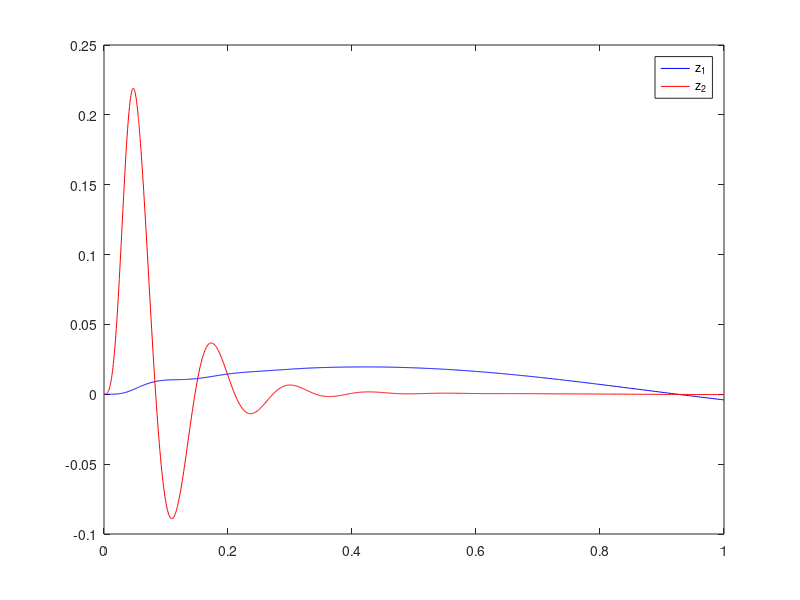

MATLAB code to generate this figure:
m1=475;
m2=53;
k1 = 5400;
k2 = 135000;

c1=310;
c2=1200;
v=65/3.6;
H=0.24;
L=1;

% Start och sluttid
t_0 = 0;
T = 1;

% Skapa funktionen h(t) och dess derivata
h = @(t) (t > L/v) .* 0 + (t <= L/v) .* ((H / 2) * (1 - cos((2 * pi * v * t) / L)));
dh_dt = @(t) (t > L/v) .* 0 + (t <= L/v) .* (H * pi * v / L) * sin((2 * pi * v * t) / L);

% Definiera ODE-systemet
% y(1) = z_1
% y(2) = z_2
% y(3) = dotderiv z_1
% y(4) = dotderiv z_2

A = [0, 0, 1, 0;
  0, 0, 0, 1;
  -k1/m1, k1/m1, -c1/m1, c1/m1;
   k1/m2, -(k1 + k2)/m2, c1/m2, -(c1 + c2)/m2
];

g = @(t) [0; 0; 0; (c2 * dh_dt(t) + k2 * h(t)) / m2];


ode_system = @(t,y) A * y + g(t);


% Initialvärden
y0 = [0; 0; 0; 0]; % [y1_dot, y2_dot, y_1, y_2] NOTERA årdningen av variabeln ode_system.

t_span = [t_0, T];    % tidsintervall

% RelTol sätter det maximala tolererade relativa felet i varje steg. 
% Det finns ingen garanti att det relativa globala felet i en viss tidpunkt ligger under detta värde.
% AbsTol talar om det värde på storleken på lösningen under vilket det
% relativa felet inte ska kontrolleras.

options = odeset('RelTol', 1e-6, 'AbsTol', 1e-9);

% Lös ODE-systemet MED implementation av "options".
[t, y] = ode45(ode_system, t_span, y0, options);

% Plotta resultaten
plot(t, y(:, 1), '-b', t, y(:, 2), '-r');
legend('z_1','z_2')

max_z1 = max(y(: , 1));
max_z2 = max(y(: , 2));

fprintf('Maximalt utslag för z_1 är %f och maximalt utslag för z_2 är %f', max_z1, max_z2);

